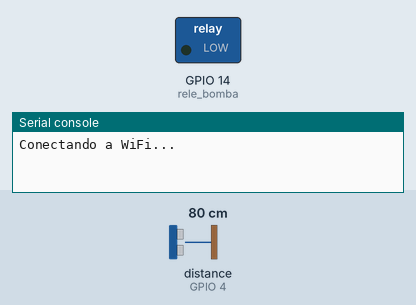
Bench run of a program on a simulated ESP8266 board running MicroPython. On the bench: switched loads named in the program (green lamp = pin HIGH), the last lines printed to the serial console. Inputs (shaded band) come from the test bench; at power-on: distance to the obstacle (sensor on GPIO 4) 80 cm. The echo pulse lasts 58.3 µs per cm; WiFi joins after 1.5 s; the clock reads 2024-03-15 10:24:30 at power-on unless the program sets it; pins used as bus, display or sensor lines are not drawn.

Above: at 0.1 s.
At 1.8 s:
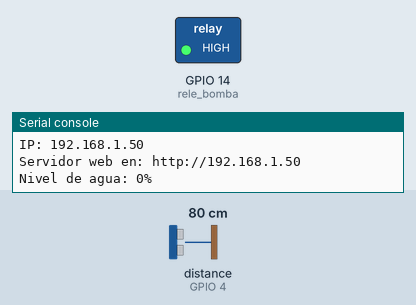
Timing chart, 0 to 3.3 s (numbered marks = the images above):
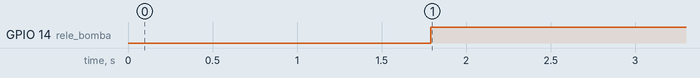

Measured:
- by itself, GPIO 14 (rele_bomba): LOW → HIGH at 1.8 s

The program:

main.py
```python
from machine import Pin, time_pulse_us
import utime
import network
import socket

# -------- CONFIGURACIÓN WIFI ---------
ssid = 'SSID'
password = 'PASS'

# -------- VARIABLES GLOBALES --------
Largo_tanque = 11
estado_de_la_bomba = False
modo_manual = 0
bomba_encendida = 0

# -------- PINES --------
trig = Pin(5, Pin.OUT)
echo = Pin(4, Pin.IN)
# Usar GPIO14 (D5) y arrancar en LOW (apagado)
rele_bomba = Pin(14, Pin.OUT, value=0)

# -------- FUNCIONES --------
def medir_distancia():
    trig.value(0)
    utime.sleep_us(2)
    trig.value(1)
    utime.sleep_us(10)
    trig.value(0)
    try:
        duracion = time_pulse_us(echo, 1, 30000)
        if duracion < 0:
            return None
        distancia_cm = (duracion / 2) / 29.155
        return distancia_cm
    except Exception:
        return None

def medir_distancia_filtrada(n=5):
    mediciones = []
    for _ in range(n):
        d = medir_distancia()
        if d is not None and d > 0:
            mediciones.append(d)
        utime.sleep_ms(50)

    if len(mediciones) >= 3:
        mediciones.sort()
        return sum(mediciones[1:-1]) / len(mediciones[1:-1])
    elif mediciones:
        return sum(mediciones) / len(mediciones)
    else:
        return 0

def controlar_automatico(nivel):
    global estado_de_la_bomba
    if nivel < 30:
        estado_de_la_bomba = True
    elif nivel >= 85:
        estado_de_la_bomba = False

def controlar_manual(on_off):
    global estado_de_la_bomba
    estado_de_la_bomba = bool(on_off)

def eleccion_de_modo(nivel):
    if modo_manual:
        controlar_manual(bomba_encendida)
    else:
        controlar_automatico(nivel)

def conectar_wifi(ssid, password):
    sta = network.WLAN(network.STA_IF)
    sta.active(True)
    sta.connect(ssid, password)
    print("Conectando a WiFi...")
    t0 = utime.time()
    while not sta.isconnected():
        if utime.time() - t0 > 15:
            print("Tiempo de espera agotado.")
            return None
        utime.sleep(0.02)
    print("Conectado a:", ssid)
    print("IP:", sta.ifconfig()[0])
    return sta

def generar_pagina(nivel_agua):
    modo_texto = "Manual" if modo_manual else "Automático"
    bomba_texto = "Encendida" if estado_de_la_bomba else "Apagada"
    bomba_color = "#4CAF50" if estado_de_la_bomba else "#f44336"

    html = f"""<!DOCTYPE html>
<html>
<head>
    <meta charset="UTF-8">
    <title>Control de Bomba - ESP8266</title>
    <meta name="viewport" content="width=device-width, initial-scale=1">
    <meta http-equiv="refresh" content="5">
    <style>
        body {{
            font-family: Arial, sans-serif;
            background: linear-gradient(to bottom right, #e0f7fa, #ffffff);
            color: #333;
            text-align: center;
            padding: 20px;
        }}
        h1 {{
            color: #00796B;
        }}
        .status {{
            font-size: 18px;
            margin: 10px 0;
        }}
        .nivel {{
            font-size: 24px;
            font-weight: bold;
            color: #0277BD;
            margin-bottom: 10px;
        }}
        .bomba {{
            color: white;
            background-color: {bomba_color};
            padding: 10px;
            border-radius: 8px;
            display: inline-block;
            margin: 10px 0;
        }}
        .barra-container {{
            width: 80%;
            height: 30px;
            background-color: #ddd;
            border-radius: 20px;
            overflow: hidden;
            margin: 0 auto 20px auto;
            box-shadow: inset 0 0 5px #aaa;
        }}
        .barra-nivel {{
            height: 100%;
            width: {nivel_agua}%;
            background: linear-gradient(to right, red, orange, yellow, green);
            transition: width 0.5s ease;
        }}
        button {{
            padding: 12px 24px;
            font-size: 16px;
            margin: 8px;
            border: none;
            border-radius: 5px;
            cursor: pointer;
        }}
        .on {{
            background-color: #4CAF50;
            color: white;
        }}
        .off {{
            background-color: #f44336;
            color: white;
        }}
    </style>
</head>
<body>
    <h1>Panel de Control del Tanque</h1>
    <div class="status"><strong>Modo actual:</strong> {modo_texto}</div>
    <div class="bomba"><strong>Bomba:</strong> {bomba_texto}</div>
    <div class="nivel">Nivel del tanque: {nivel_agua}%</div>
    <div class="barra-container">
        <div class="barra-nivel"></div>
    </div>
    <form>
        <button name="modo" value="manual" class="on">Modo Manual</button>
        <button name="modo" value="auto" class="on">Modo Automático</button><br>
        <button name="bomba" value="on" class="on">Encender Bomba</button>
        <button name="bomba" value="off" class="off">Apagar Bomba</button>
    </form>
</body>
</html>"""
    return html

# -------- INICIAR WIFI Y SERVIDOR --------
wlan = conectar_wifi(ssid, password)
if not wlan:
    raise RuntimeError("No se pudo conectar al WiFi")

addr = socket.getaddrinfo('0.0.0.0', 80)[0][-1]
s = socket.socket()
s.setsockopt(socket.SOL_SOCKET, socket.SO_REUSEADDR, 1)
s.bind(addr)
s.listen(1)
print("Servidor web en: http://" + wlan.ifconfig()[0])

# -------- LOOP PRINCIPAL --------
while True:
    distancia_sensor = medir_distancia_filtrada()
    dist_min = 3
    dist_max = 11
    nivel_agua = round(((dist_max - distancia_sensor) / (dist_max - dist_min)) * 100)
    if nivel_agua > 100:
        nivel_agua = 100
    elif nivel_agua < 0:
        nivel_agua = 0

    print(f"Nivel de agua: {nivel_agua}%")
    eleccion_de_modo(nivel_agua)

    # Relé activo en HIGH
    rele_bomba.value(1 if estado_de_la_bomba else 0)

    try:
        s.settimeout(3)
        cliente, addr = s.accept()
        request = cliente.recv(1024).decode()

        if "/api" in request:
            if "bomba=on" in request:
                bomba_encendida = 1
            elif "bomba=off" in request:
                bomba_encendida = 0
            if "modo=manual" in request:
                modo_manual = 1
            elif "modo=auto" in request:
                modo_manual = 0
            response = '{{"nivel": {nivel}, "bomba": "{bomba}", "modo": "{modo}"}}'.format(
                nivel=nivel_agua,
                bomba="Encendida" if estado_de_la_bomba else "Apagada",
                modo="Manual" if modo_manual else "Automático"
            )
            cliente.sendall("HTTP/1.1 200 OK\r\nContent-Type: application/json\r\n\r\n" + response)
        else:
            if "modo=manual" in request:
                modo_manual = 1
            elif "modo=auto" in request:
                modo_manual = 0
            if "bomba=on" in request:
                bomba_encendida = 1
            elif "bomba=off" in request:
                bomba_encendida = 0

            respuesta = generar_pagina(nivel_agua)
            cliente.sendall("HTTP/1.1 200 OK\r\nContent-Type: text/html\r\n\r\n" + respuesta)

        cliente.close()
    except Exception:
        pass

    utime.sleep(0.02)
```
